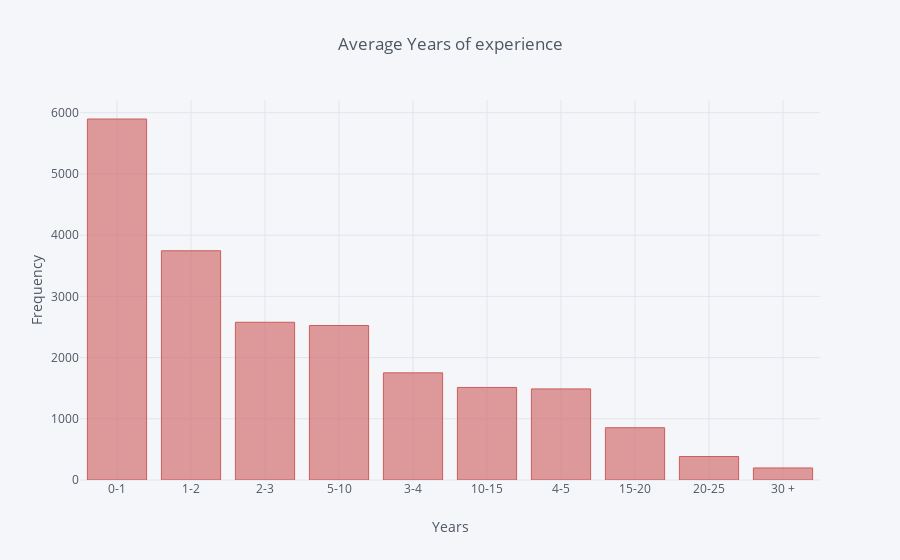

The notebook cell saved with this chart:
### Markdown cell above
### Q7). Average years of experience of people who know about data science.

### Code cell
experience = df_mcr['Q8'].value_counts().reset_index()[:10]
experience.iplot(kind='bar',x='index', y='Q8', title='Average Years of experience', 
             xTitle='Years', yTitle='Frequency',colors='indianred')

### Figure 1 — Plotly figure (JSON) as saved in the notebook; plotly's stock layout.template omitted (floating-point values rounded to 4 significant figures)
{"data": [{"marker": {"color": "rgba(205, 92, 92, 0.6)", "line": {"color": "rgba(205, 92, 92, 1.0)", "width": 1}}, "name": "Q8", "orientation": "v", "text": "", "type": "bar", "uid": "2ca2fa37-0232-43c2-88b6-8536b26f6f5f", "x": ["0-1", "1-2", "2-3", "5-10", "3-4", "10-15", "4-5", "15-20", "20-25", "30 +"], "y": [5898, 3745, 2577, 2524, 1751, 1512, 1488, 854, 384, 197]}], "layout": {"legend": {"bgcolor": "#F5F6F9", "font": {"color": "#4D5663"}}, "paper_bgcolor": "#F5F6F9", "plot_bgcolor": "#F5F6F9", "title": {"font": {"color": "#4D5663"}, "text": "Average Years of experience"}, "xaxis": {"gridcolor": "#E1E5ED", "showgrid": true, "tickfont": {"color": "#4D5663"}, "title": {"font": {"color": "#4D5663"}, "text": "Years"}, "zerolinecolor": "#E1E5ED"}, "yaxis": {"gridcolor": "#E1E5ED", "showgrid": true, "tickfont": {"color": "#4D5663"}, "title": {"font": {"color": "#4D5663"}, "text": "Frequency"}, "zerolinecolor": "#E1E5ED"}}}
